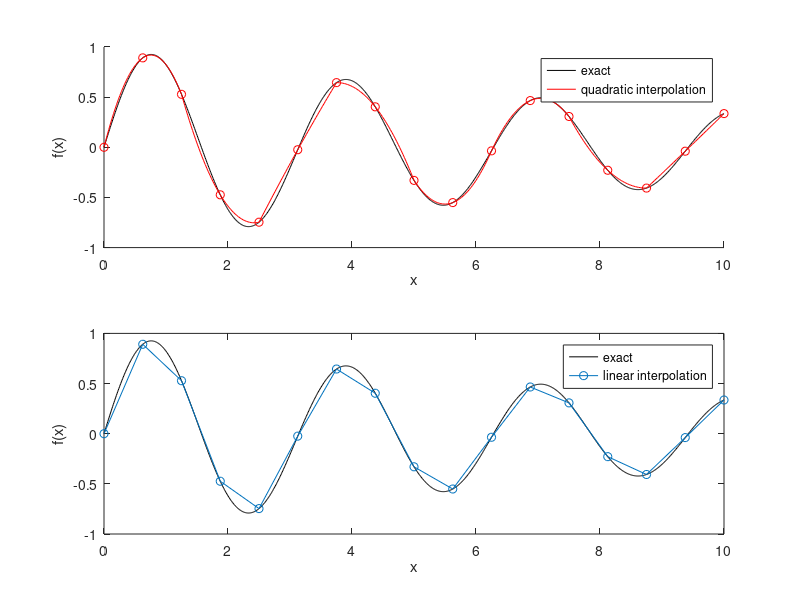

Reproduce this figure in MATLAB.
function[] = quadratic()
    nn = 17;                        % Number of nodes.
    xI = linspace(0, 10.0, nn);     % Coordinates at nodes.
    fI = myfunction(xI);            % Value of function f at nodes.    
    conn = [1:2:nn-2; 2:2:nn-1; 3:2:nn];    
    xx = [];
    ff = [];
    for c = conn
        xe = xI(c);
        fe = fI(c);
        for p = linspace(-1, 1, 50)
            N = shape3(p);
            xx(end+1) = xe*N;
            ff(end+1) = fe*N;
        end
    end
    
    x = linspace(xI(1), xI(end), 1000);
    f = myfunction(x);
    
    % Plots f(x) using the interpolation from shape functions.
    subplot(2,1,1);
    hold on;
    h1 = plot(x, f, 'k');     % Plots exact function as line.
    h2 = plot(xx, ff, 'r-');  % Plot interpolated solution as line.    
    plot(xI, fI, 'ro');       % Plot nodal values as circles.
    xlabel('x');
    ylabel('f(x)');
    legend([h1,h2], {'exact', 'quadratic interpolation'});
    
    % Plots f(x) using default MATLAB (linear) interpolation.
    subplot(2,1,2);
    plot(x, f, 'k', xI, fI, 'o-');
    xlabel('x');
    ylabel('f(x)');
    legend('exact', 'linear interpolation');
end
% Defines an arbitrary function to be interpolated.
function [f] = myfunction(x)
    f = sin(2*x) .* exp(-x/ 10.0);
end
% Shape functions of quadratic, 3-node element.
function [N] = shape3(p) 
    N = [0.5*(p-1.0)*p; 1.0-p*p; 0.5*(p+1.0)*p];
end